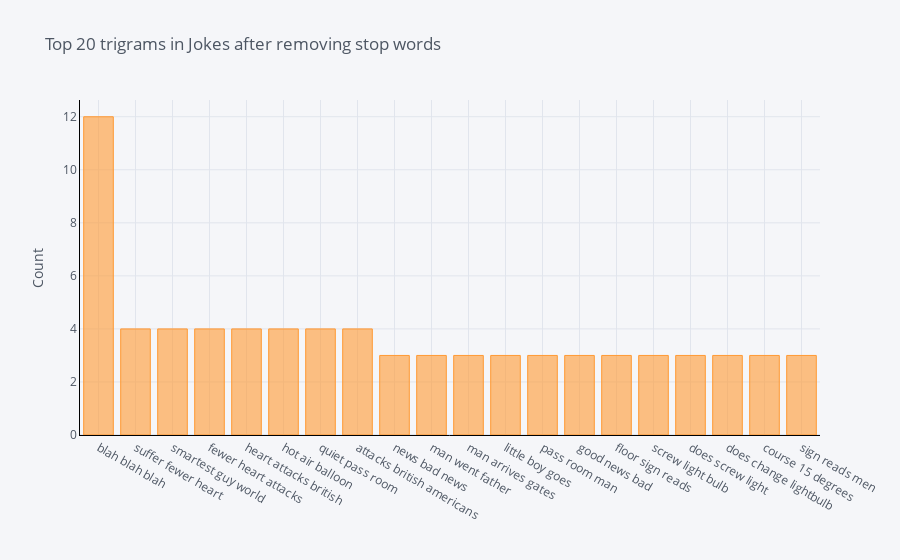

The cell this chart's notebook holds for it:
### Code cell
def get_top_n_trigram(corpus, n=None):
    vec = CountVectorizer(ngram_range=(3, 3), stop_words='english').fit(corpus)
    bag_of_words = vec.transform(corpus)
    sum_words = bag_of_words.sum(axis=0) 
    words_freq = [(word, sum_words[0, idx]) for word, idx in vec.vocabulary_.items()]
    words_freq =sorted(words_freq, key = lambda x: x[1], reverse=True)
    return words_freq[:n]
common_words = get_top_n_trigram(jokes['jokeText'], 20)
df6 = pd.DataFrame(common_words, columns = ['ReviewText' , 'count'])
df6.groupby('ReviewText').sum()['count'].sort_values(ascending=False).iplot(
    kind='bar', yTitle='Count', linecolor='black', title='Top 20 trigrams in Jokes after removing stop words')

### Figure 1 — Plotly figure (JSON) as saved in the notebook; plotly's stock layout.template omitted (floating-point values rounded to 4 significant figures)
{"data": [{"marker": {"color": "rgba(255, 153, 51, 0.6)", "line": {"color": "rgba(255, 153, 51, 1.0)", "width": 1}}, "name": "count", "orientation": "v", "text": "", "type": "bar", "x": ["blah blah blah", "suffer fewer heart", "smartest guy world", "fewer heart attacks", "heart attacks british", "hot air balloon", "quiet pass room", "attacks british americans", "news bad news", "man went father", "man arrives gates", "little boy goes", "pass room man", "good news bad", "floor sign reads", "screw light bulb", "does screw light", "does change lightbulb", "course 15 degrees", "sign reads men"], "y": [12, 4, 4, 4, 4, 4, 4, 4, 3, 3, 3, 3, 3, 3, 3, 3, 3, 3, 3, 3]}], "layout": {"legend": {"bgcolor": "#F5F6F9", "font": {"color": "#4D5663"}}, "paper_bgcolor": "#F5F6F9", "plot_bgcolor": "#F5F6F9", "title": {"font": {"color": "#4D5663"}, "text": "Top 20 trigrams in Jokes after removing stop words"}, "xaxis": {"gridcolor": "#E1E5ED", "linecolor": "black", "showgrid": true, "tickfont": {"color": "#4D5663"}, "title": {"font": {"color": "#4D5663"}, "text": ""}, "zerolinecolor": "#E1E5ED"}, "yaxis": {"gridcolor": "#E1E5ED", "linecolor": "black", "showgrid": true, "tickfont": {"color": "#4D5663"}, "title": {"font": {"color": "#4D5663"}, "text": "Count"}, "zerolinecolor": "#E1E5ED"}}}
